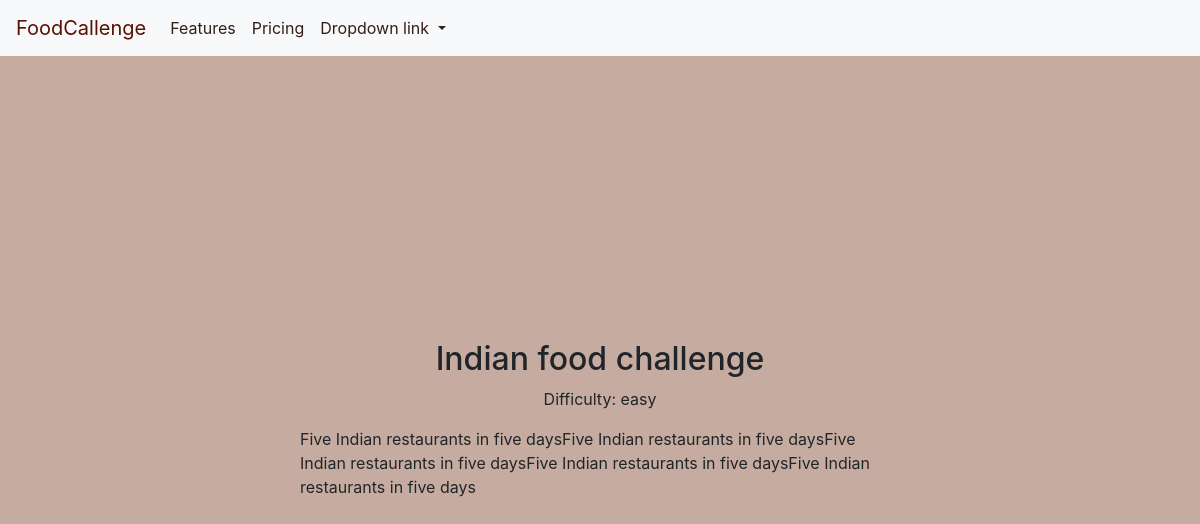
/select/4/ (signed in), run on the app's committed database.
### core/models.py (models this page shows, shortened)
class Challenge(models.Model):
    name = models.CharField(max_length=200)
    summary = models.CharField(max_length=200)
    description = models.TextField()
    class Level(models.IntegerChoices):
        EASY = 1, "easy"
        MEDIUM = 2, "medium"
        HARD = 3, "hard"
        EXTREME = 4, "extreme"
    level = models.IntegerField(choices=Level.choices)

### core/views.py (the view)
# urls.py: path('select/<int:challenge_id>/', views.select, name='select'),
@login_required
def select(request, challenge_id):
    c = Challenge.objects.get(id=challenge_id)
    context = {'object': c}
    return render(request, 'core/challenge_page.html', context)

### core/templates/core/challenge_page.html
{% extends 'core/base.html' %}
{% block content %}
    <div class="challengePage">
    <div class="containers">
        <h2>{{ object.name }}</h2>
        <p>Difficulty: {{ object.get_level_display }}</p>
        <p class="description">{{ object.description }}</p>
    </div>
{% endblock %}

### core/static/css/style.css (style rules this page uses)
* { box-sizing: border-box; }
body, html { margin: 0; padding: 0; background: #c6aca0; }
.containers { min-height: calc(100vh - 57px); display: flex; justify-content: center; align-items: center; flex-direction: column; }
.description { width: 50vw; }

### data on the page
Challenge: name "Indian food challenge", level "easy", description "Five Indian restaurants in five daysFive Indian restaurants in five daysFive Indian restaurants in five daysFive Indian restaurants in five daysFive Indian restaurants in five days"
